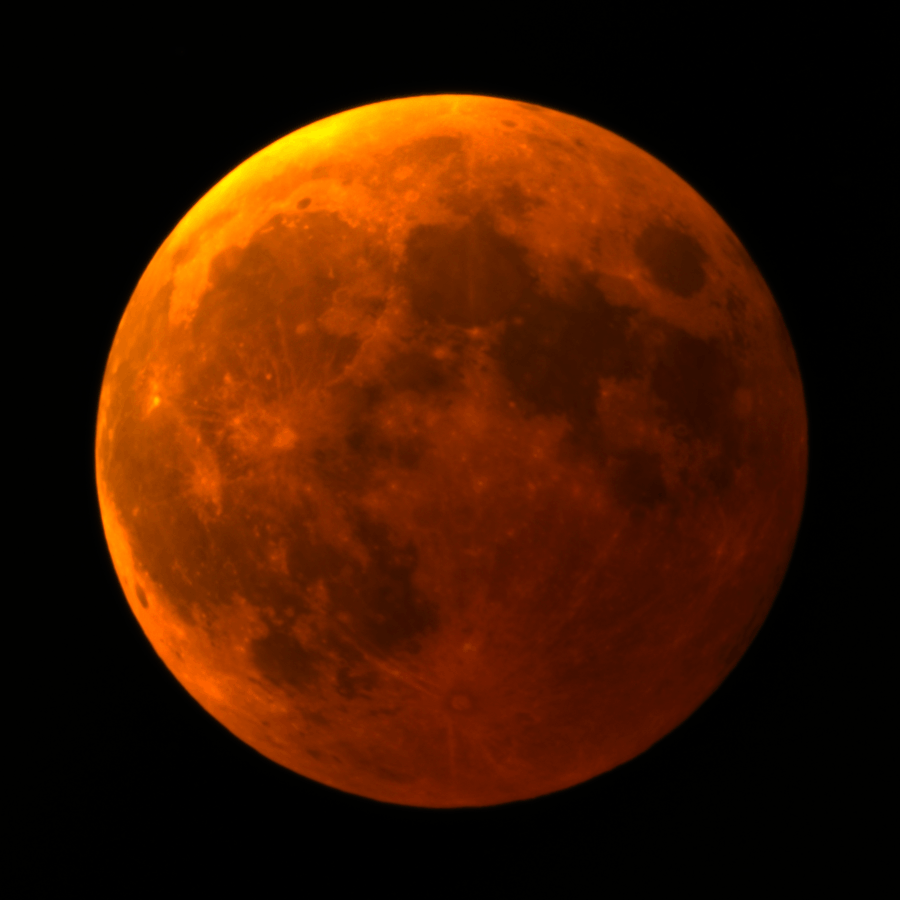
#> input picture src/TianWen.UI.Gui/Resources/SharpAstroMoon.png, 900 x 900 px
$ python bake-app-icon.py
#> lines starting #> are read from the running program, lines starting #| are printed output that depends on the picture; after the words box and inside, x2 and y2 are one past the last pixel; in counts of white or black regions, pixels touching at a corner belong together
"""Bakes the GUI's application icon, src/TianWen.UI.Gui/Resources/TianWen.ico, from the SharpAstro moon.

The moon is the organisation's picture on GitHub (github.com/SharpAstro): a photograph of the eclipsed Moon on a black
ground. The source kept beside the icon, Resources/SharpAstroMoon.png, is the owner's original of it (900 px, the lunar
eclipse of 2022-11-08). An icon wants the disc alone, so the black ground is made transparent here: the disc is found by
its own edge, everything outside it is cut away with a soft rim, and the disc is cropped to fill the frame.

    python tools/bake-app-icon.py            # writes the .ico
    python tools/bake-app-icon.py out.png    # also writes the 256 px frame, to look at

The .ico carries a 256 px PNG frame and 64, 48, 32, 24 and 16 px frames as 32-bit bitmaps, the shape the icons here have
always had: packaging/macos/ico-to-iconset.py takes the PNG frame as the base of the macOS icon, and a small frame as a
bitmap is read by every Windows API, old ones included. The ground is transparent in every frame.
"""

import io
import os
import struct
import sys

from PIL import Image

SIZES = [256, 64, 48, 32, 24, 16]
FEATHER = float(os.environ.get("ICON_FEATHER", "0.05"))   # of the radius: the limb fades to nothing over this much,
                     # so the disc blends into whatever taskbar it sits on and has no cut edge (the owner, 2026-11-14)
GROUND = 16          # a pixel brighter than this (of 255) is the Moon, not the black ground
INSET = 0.012        # of the radius, the rim is taken inside the measured edge: the limb is not an exact circle, and
                     # a rim on the edge itself left a dark fringe along one side on a light ground
MARGIN = 0.02        # of the frame, left clear around the disc


def disc_of(image):
    """The Moon's centre and radius in source pixels, from the box of everything brighter than the ground."""
    left, top, right, bottom = image.convert("L").point(lambda v: 255 if v > GROUND else 0).getbbox()
    radius = ((right - left) + (bottom - top)) / 4.0
    return (left + right) / 2.0, (top + bottom) / 2.0, radius


def moon(source):
    image = Image.open(source).convert("RGB")
    cx, cy, radius = disc_of(image)
    radius *= 1.0 - INSET

    # Opaque inside, fading smoothly (a smoothstep) to nothing at the rim.
    inner = radius * (1.0 - FEATHER)
    span = max(radius - inner, 1e-6)
    mask = Image.new("L", image.size, 0)
    alpha = mask.load()
    for y in range(image.height):
        dy = y + 0.5 - cy
        for x in range(image.width):
            dx = x + 0.5 - cx
            t = (radius - (dx * dx + dy * dy) ** 0.5) / span
            t = 0.0 if t <= 0.0 else 1.0 if t >= 1.0 else t * t * (3.0 - 2.0 * t)
            alpha[x, y] = round(255 * t)
    cut = image.convert("RGBA")
    cut.putalpha(mask)

    half = radius / (1.0 - 2.0 * MARGIN)
    box = [round(cx - half), round(cy - half), round(cx + half), round(cy + half)]
    return cut.crop(box)


def png_frame(image):
    data = io.BytesIO()
    image.save(data, format="PNG", optimize=True)
    return data.getvalue()


def bitmap_frame(image):
    """A 32-bit DIB as an .ico holds it: the header with the height doubled, the rows bottom up, then an empty AND mask."""
    size = image.width
    header = struct.pack("<IiiHHIIiiII", 40, size, size * 2, 1, 32, 0, 0, 0, 0, 0, 0)
    red, green, blue, alpha = image.split()
    rows = Image.merge("RGBA", (blue, green, red, alpha)).transpose(Image.FLIP_TOP_BOTTOM).tobytes()
    mask_row = ((size + 31) // 32) * 4
    return header + rows + bytes(mask_row * size)


def write_ico(path, frames):
    blobs = [png_frame(f) if f.width >= 256 else bitmap_frame(f) for f in frames]
    offset = 6 + 16 * len(frames)
    with open(path, "wb") as out:
        out.write(struct.pack("<HHH", 0, 1, len(frames)))
        for frame, blob in zip(frames, blobs):
            side = frame.width if frame.width < 256 else 0
            out.write(struct.pack("<BBBBHHII", side, side, 0, 0, 1, 32, len(blob), offset))
            offset += len(blob)
        for blob in blobs:
            out.write(blob)


def main():
    repo = os.path.dirname(os.path.dirname(os.path.abspath(__file__)))
    resources = os.path.join(repo, "src", "TianWen.UI.Gui", "Resources")
    out = os.path.join(resources, "TianWen.ico")
    image = moon(os.path.join(resources, "SharpAstroMoon.png"))
#> in disc_of, `left, top, right, bottom = image.convert("L").point(lambda v: 255 if v..`: left = 93; top = 91; right = 808; bottom = 809
#> in disc_of, `radius = ((right - left) + (bottom - top)) / 4.0`: radius = 358.2
#> in moon, `cx, cy, radius = disc_of(image)`: cx = 450.5; cy = 450; radius = 358.2
#> in moon, `radius *= 1.0 - INSET`: radius = 354
#> in moon, `inner = radius * (1.0 - FEATHER)`: inner = 336.3
#> in moon, `span = max(radius - inner, 1e-6)`: span = 17.7
#> in moon, `mask = Image.new("L", image.size, 0)`: mask: PIL image 900x900 L; every value is 0
#> the loop in moon, `for y in range(image.height):` made 900 passes
#> dy on passes 1 to 3: -449.5, -448.5, -447.5
#> in moon, cut is the input picture: PIL image 900x900 RGBA; mean R, G, B, A 63.5, 23.1, 0.1, 255
#> in moon, `cut.putalpha(mask)`:
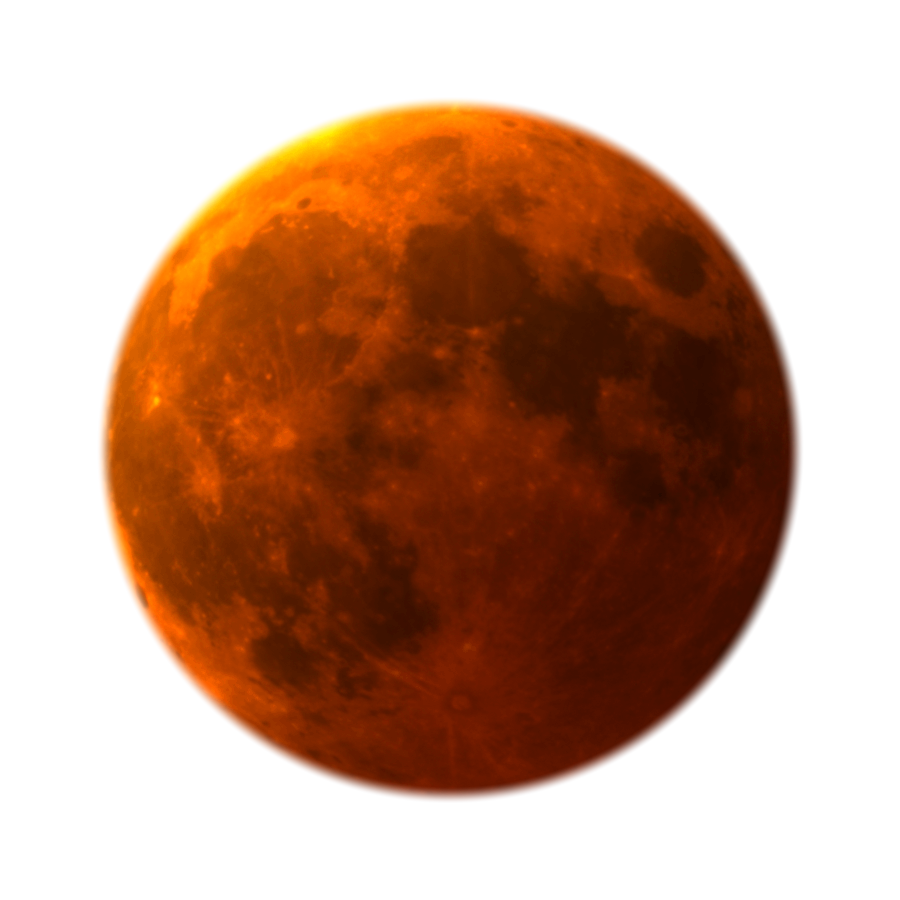
#> cut: PIL image 900x900 RGBA; mean R, G, B, A 63.5, 23.1, 0.1, 117.8; transparent parts drawn white
#> in moon, `half = radius / (1.0 - 2.0 * MARGIN)`: half = 368.7
#> in moon, `box = [round(cx - half), round(cy - half), round(cx + half), round(cy ..`: box = [82, 81, 819, 819]
#> in moon, `return cut.crop(box)`:
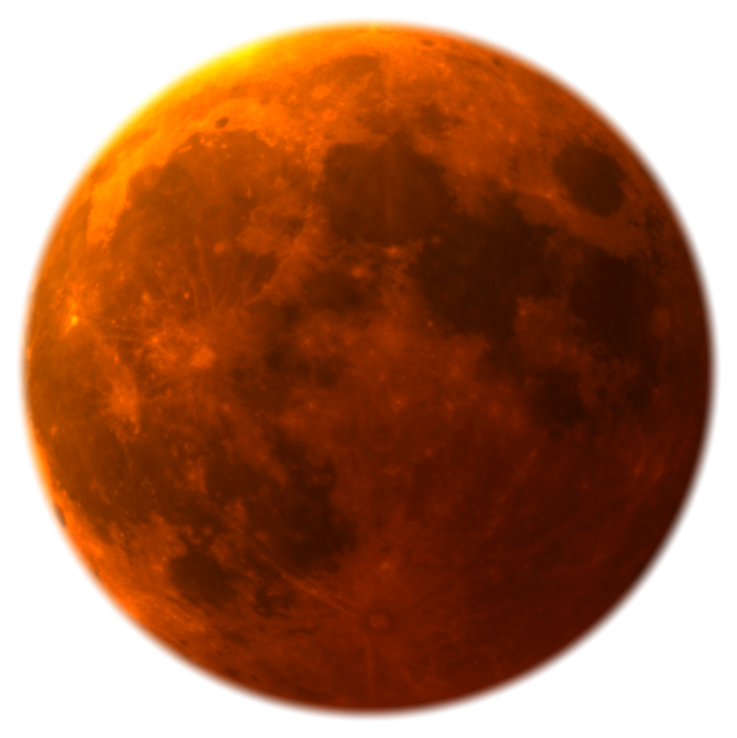
#> returned value: PIL image 737x738 RGBA; mean R, G, B, A 94.2, 34, 0.1, 175.4; transparent parts drawn white
    frames = [image.resize((s, s), Image.LANCZOS) for s in SIZES]
#> frames = 6 items
    write_ico(out, frames)
#> in bitmap_frame, `red, green, blue, alpha = image.split()`:
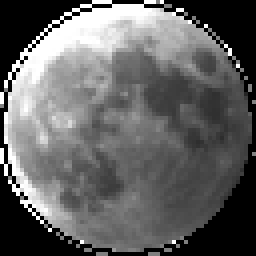
#> red: PIL image 64x64 L (shown 4 times larger); min 0, max 255, mean 99
#> in bitmap_frame, `red, green, blue, alpha = image.split()`:
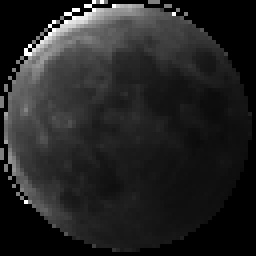
#> green: PIL image 64x64 L (shown 4 times larger); min 0, max 255, mean 35.9
#> in bitmap_frame, `red, green, blue, alpha = image.split()`:
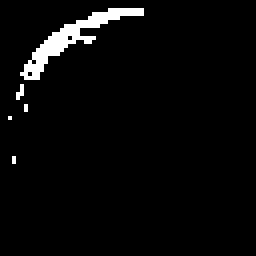
#> blue: PIL image 64x64 L (shown 4 times larger); values 0 (black) and 1 (white), 3.3% white in thin lines or dots, all inside (x1, y1, x2, y2) = (2, 2, 36, 41)
#> in bitmap_frame, `red, green, blue, alpha = image.split()`:
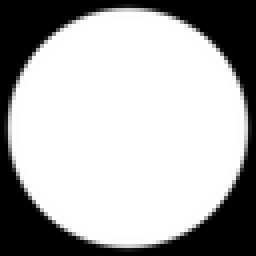
#> alpha: PIL image 64x64 L (shown 4 times larger); min 0, max 255, mean 175.4
#> in bitmap_frame (call 2), `red, green, blue, alpha = image.split()`: blue: PIL image 48x48 L; values 0 (black) and 1 (white), 3.2% white in thin lines or dots, all inside (x1, y1, x2, y2) = (2, 2, 27, 30)
#> in bitmap_frame (call 3), `red, green, blue, alpha = image.split()`: blue: PIL image 32x32 L; values 0 (black) and 1 (white), 3.3% white in thin lines or dots, all inside (x1, y1, x2, y2) = (2, 1, 18, 12)
#> in bitmap_frame (call 4), `red, green, blue, alpha = image.split()`: blue: PIL image 24x24 L; values 0 (black) and 1 (white), 3.1% white in thin lines or dots, all inside (x1, y1, x2, y2) = (2, 1, 13, 8)
#> in bitmap_frame (call 5), `size = image.width`: size = 16
#> in bitmap_frame (call 5), `red, green, blue, alpha = image.split()`:
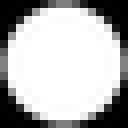
#> alpha: PIL image 16x16 L (shown 8 times larger); min 0, max 255, mean 175.7
#> in write_ico, `blobs = [png_frame(f) if f.width >= 256 else bitmap_frame(f) for f in ..`: blobs = 6 items
#> in write_ico, `offset = 6 + 16 * len(frames)`: offset = 102
#> the loop in write_ico, `for frame, blob in zip(frames, blobs):` made 6 passes
#> (side, offset) on passes 1 to 6: (0, 61817), (64, 78753), (48, 88393), (32, 92657), (24, 95097), (16, 96225)
#> after the loop in write_ico, `for frame, blob in zip(frames, blobs):`: offset = 96225
#> the loop in write_ico, `for blob in blobs:` made 6 passes
    print(out)
    if len(sys.argv) > 1:
        frames[0].save(sys.argv[1])
        print(sys.argv[1])


if __name__ == "__main__":
    main()
